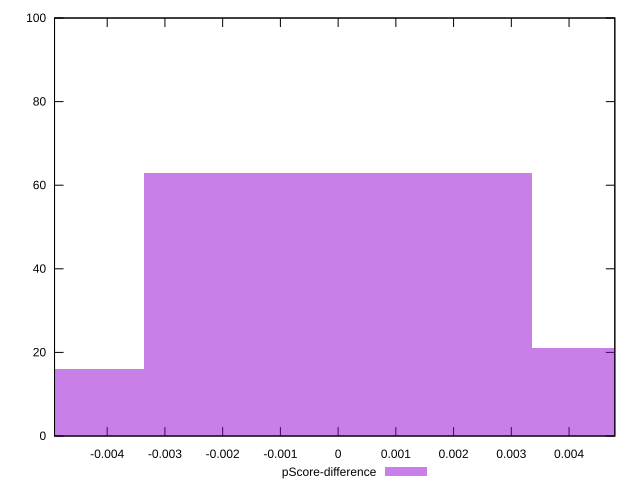

This chart was generated by the following gnuplot code:
reset

$pScoreDifference <<EOF
0.00672858722568971 21
0 63
-0.00672858722568971 16
EOF

set key outside below
set boxwidth 0.00672858722568971
set xrange [-0.004912070246697514:0.004792774798319799]
set yrange [0:100]
set trange [0:100]
set style fill transparent solid 0.5 noborder
set terminal svg size 640, 490 enhanced background rgb 'white'
set output "reprap/speed-index/samples/pages+cached+noexternal+nomedia+nocss/pScore-difference/histogram.svg"

plot $pScoreDifference title "pScore-difference" with boxes

reset
